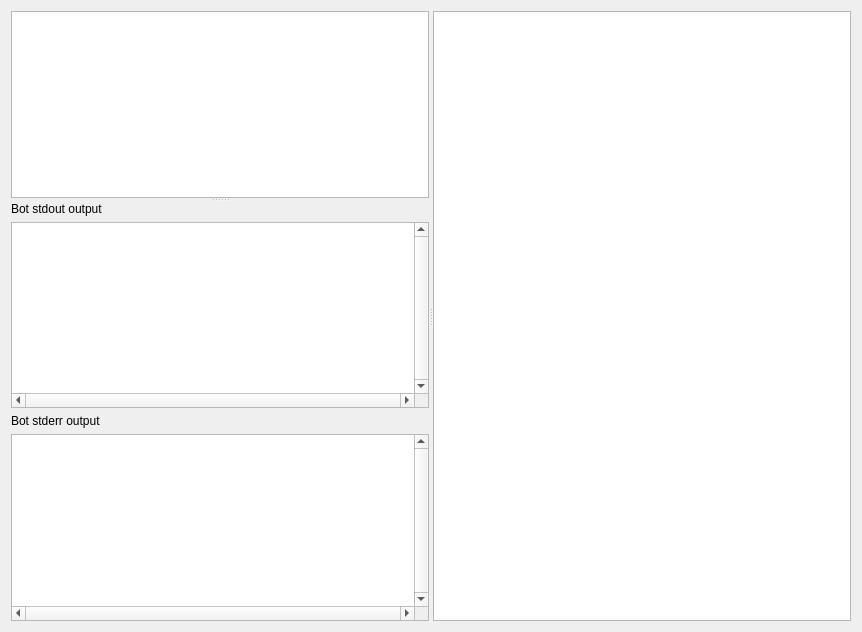
<?xml version="1.0" encoding="UTF-8"?>
<ui version="4.0">
 <class>BotEditorWidget</class>
 <widget class="QWidget" name="BotEditorWidget">
  <property name="geometry">
   <rect>
    <x>0</x>
    <y>0</y>
    <width>862</width>
    <height>632</height>
   </rect>
  </property>
  <property name="windowTitle">
   <string>Form</string>
  </property>
  <layout class="QHBoxLayout" name="horizontalLayout">
   <item>
    <widget class="QSplitter" name="splitter">
     <property name="orientation">
      <enum>Qt::Horizontal</enum>
     </property>
     <widget class="QSplitter" name="splitter_2">
      <property name="orientation">
       <enum>Qt::Vertical</enum>
      </property>
      <widget class="PropertiesView" name="bot_params_view"/>
      <widget class="QWidget" name="layoutWidget_2">
       <layout class="QVBoxLayout" name="verticalLayout">
        <item>
         <widget class="QLabel" name="label_3">
          <property name="text">
           <string>Bot stdout output</string>
          </property>
         </widget>
        </item>
        <item>
         <widget class="QTextEdit" name="stdout_textedit">
          <property name="verticalScrollBarPolicy">
           <enum>Qt::ScrollBarAlwaysOn</enum>
          </property>
          <property name="horizontalScrollBarPolicy">
           <enum>Qt::ScrollBarAlwaysOn</enum>
          </property>
          <property name="lineWrapMode">
           <enum>QTextEdit::NoWrap</enum>
          </property>
          <property name="readOnly">
           <bool>true</bool>
          </property>
         </widget>
        </item>
        <item>
         <widget class="QLabel" name="label_4">
          <property name="text">
           <string>Bot stderr output</string>
          </property>
         </widget>
        </item>
        <item>
         <widget class="QTextEdit" name="stderr_textedit">
          <property name="verticalScrollBarPolicy">
           <enum>Qt::ScrollBarAlwaysOn</enum>
          </property>
          <property name="horizontalScrollBarPolicy">
           <enum>Qt::ScrollBarAlwaysOn</enum>
          </property>
          <property name="lineWrapMode">
           <enum>QTextEdit::NoWrap</enum>
          </property>
          <property name="readOnly">
           <bool>true</bool>
          </property>
         </widget>
        </item>
       </layout>
      </widget>
     </widget>
     <widget class="BotView" name="graphics_view"/>
    </widget>
   </item>
  </layout>
 </widget>
 <customwidgets>
  <customwidget>
   <class>BotView</class>
   <extends>QGraphicsView</extends>
   <header>constructor_app.graphic_scene.bot_view</header>
  </customwidget>
  <customwidget>
   <class>PropertiesView</class>
   <extends>QTreeView</extends>
   <header>common.properties_view</header>
  </customwidget>
 </customwidgets>
 <resources/>
 <connections/>
</ui>
